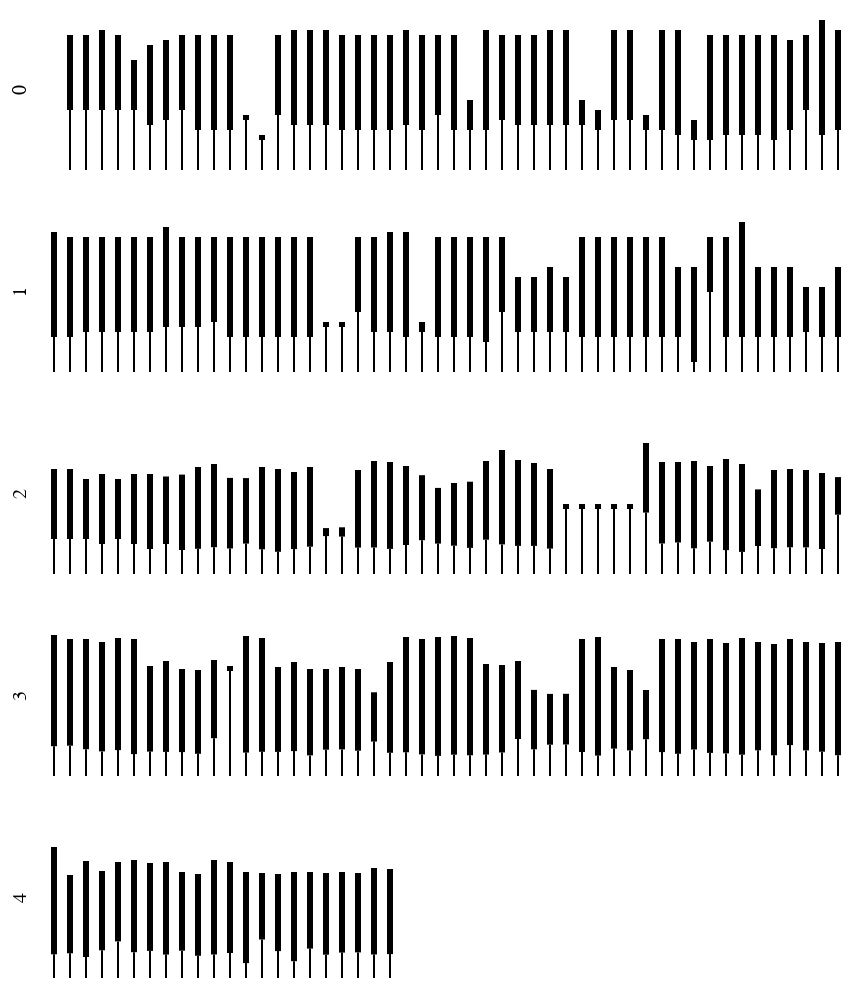

Write notebook code for a chart like this one.
### Code cell
top = alt.Chart(eli).mark_rule(size=3).encode(
    x=alt.X('jump_in_cut', axis=None),
    y=alt.Y('deploy_alt', axis=None),
    y2=alt.Y2('exit_alt'),
).properties(height=80)

bottom = alt.Chart(eli).mark_rule(size=1).encode(
    x=alt.X('jump_in_cut', axis=None),
    y=alt.Y('deploy_alt', axis=None),
    y2=alt.Y2('ground'),
).properties(height=80)

chart = (
    alt.layer(top, bottom)
    .facet(row = alt.Row("cut", title=None))
    .configure_axis(grid=False)
    .configure_view(strokeWidth=0)
)

chart

### Figure 1 — Vega-Lite specification as saved in the notebook (floating-point values rounded to 4 significant figures; data arrays with more than 128 entries replaced by an {"elided": "..."} marker saying what was removed)
{"config": {"view": {"continuousWidth": 400, "continuousHeight": 300, "strokeWidth": 0}, "axis": {"grid": false}}, "data": {"name": "data-dbba8783d0ca695423e2772ce7e396e7"}, "facet": {"row": {"type": "quantitative", "field": "cut", "title": null}}, "spec": {"layer": [{"mark": {"type": "rule", "size": 3}, "encoding": {"x": {"type": "quantitative", "axis": null, "field": "jump_in_cut"}, "y": {"type": "quantitative", "axis": null, "field": "deploy_alt"}, "y2": {"field": "exit_alt"}}, "height": 80}, {"mark": {"type": "rule", "size": 1}, "encoding": {"x": {"type": "quantitative", "axis": null, "field": "jump_in_cut"}, "y": {"type": "quantitative", "axis": null, "field": "deploy_alt"}, "y2": {"field": "ground"}}, "height": 80}]}, "$schema": "https://vega.github.io/schema/vega-lite/v4.0.2.json", "datasets": {"data-dbba8783d0ca695423e2772ce7e396e7": {"elided": "221 records"}}}
